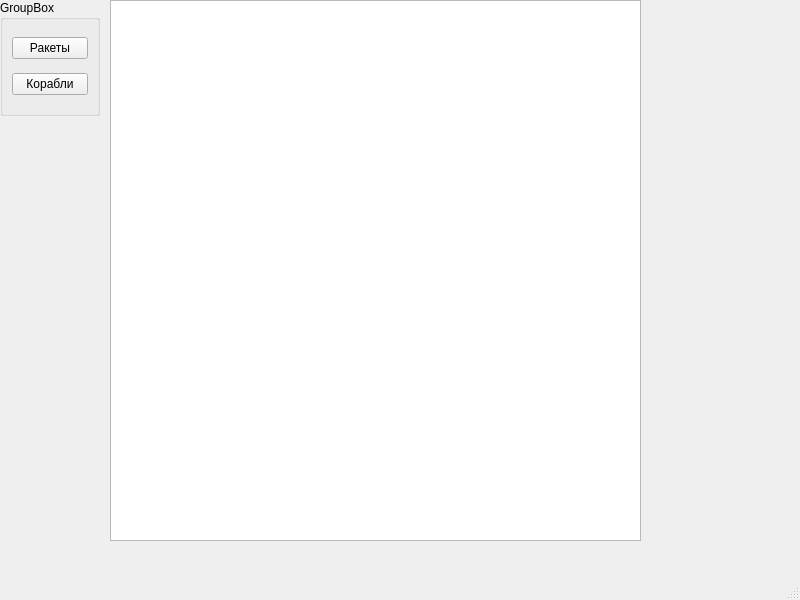
<?xml version="1.0" encoding="UTF-8"?>
<ui version="4.0">
 <class>MainWindow</class>
 <widget class="QMainWindow" name="MainWindow">
  <property name="geometry">
   <rect>
    <x>0</x>
    <y>0</y>
    <width>800</width>
    <height>600</height>
   </rect>
  </property>
  <property name="windowTitle">
   <string>MainWindow</string>
  </property>
  <widget class="QWidget" name="centralwidget">
   <widget class="QGroupBox" name="groupBox">
    <property name="geometry">
     <rect>
      <x>0</x>
      <y>0</y>
      <width>100</width>
      <height>116</height>
     </rect>
    </property>
    <property name="title">
     <string>GroupBox</string>
    </property>
    <layout class="QVBoxLayout" name="verticalLayout">
     <item>
      <widget class="QPushButton" name="btnRockets">
       <property name="text">
        <string>Ракеты</string>
       </property>
      </widget>
     </item>
     <item>
      <widget class="QPushButton" name="btnSpaceShips">
       <property name="text">
        <string>Корабли</string>
       </property>
      </widget>
     </item>
    </layout>
   </widget>
   <widget class="QTextBrowser" name="textBrowser">
    <property name="geometry">
     <rect>
      <x>110</x>
      <y>0</y>
      <width>531</width>
      <height>541</height>
     </rect>
    </property>
   </widget>
  </widget>
  <widget class="QMenuBar" name="menubar">
   <property name="geometry">
    <rect>
     <x>0</x>
     <y>0</y>
     <width>800</width>
     <height>30</height>
    </rect>
   </property>
  </widget>
  <widget class="QStatusBar" name="statusbar"/>
 </widget>
 <resources/>
 <connections/>
</ui>
